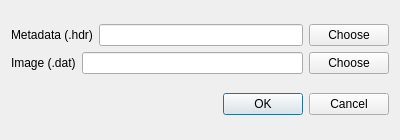
<?xml version="1.0" encoding="UTF-8"?>
<ui version="4.0">
 <class>OpenDialog</class>
 <widget class="QDialog" name="OpenDialog">
  <property name="geometry">
   <rect>
    <x>0</x>
    <y>0</y>
    <width>400</width>
    <height>140</height>
   </rect>
  </property>
  <property name="windowTitle">
   <string>Dialog</string>
  </property>
  <layout class="QVBoxLayout" name="verticalLayout_2">
   <item>
    <layout class="QVBoxLayout" name="verticalLayout">
     <item>
      <layout class="QHBoxLayout" name="horizontalLayout">
       <item>
        <widget class="QLabel" name="label_2">
         <property name="text">
          <string>Metadata (.hdr)</string>
         </property>
        </widget>
       </item>
       <item>
        <widget class="QLineEdit" name="lineEdit_2"/>
       </item>
       <item>
        <widget class="QPushButton" name="pushButton">
         <property name="text">
          <string>Choose</string>
         </property>
        </widget>
       </item>
      </layout>
     </item>
     <item>
      <layout class="QHBoxLayout" name="horizontalLayout_2">
       <item>
        <widget class="QLabel" name="label">
         <property name="text">
          <string>Image (.dat)</string>
         </property>
        </widget>
       </item>
       <item>
        <widget class="QLineEdit" name="lineEdit"/>
       </item>
       <item>
        <widget class="QPushButton" name="pushButton_2">
         <property name="text">
          <string>Choose</string>
         </property>
        </widget>
       </item>
      </layout>
     </item>
    </layout>
   </item>
   <item>
    <widget class="QDialogButtonBox" name="buttonBox">
     <property name="orientation">
      <enum>Qt::Horizontal</enum>
     </property>
     <property name="standardButtons">
      <set>QDialogButtonBox::Cancel|QDialogButtonBox::Ok</set>
     </property>
    </widget>
   </item>
  </layout>
 </widget>
 <resources/>
 <connections>
  <connection>
   <sender>buttonBox</sender>
   <signal>accepted()</signal>
   <receiver>OpenDialog</receiver>
   <slot>accept()</slot>
   <hints>
    <hint type="sourcelabel">
     <x>227</x>
     <y>122</y>
    </hint>
    <hint type="destinationlabel">
     <x>157</x>
     <y>139</y>
    </hint>
   </hints>
  </connection>
  <connection>
   <sender>buttonBox</sender>
   <signal>rejected()</signal>
   <receiver>OpenDialog</receiver>
   <slot>reject()</slot>
   <hints>
    <hint type="sourcelabel">
     <x>295</x>
     <y>128</y>
    </hint>
    <hint type="destinationlabel">
     <x>286</x>
     <y>139</y>
    </hint>
   </hints>
  </connection>
  <connection>
   <sender>pushButton</sender>
   <signal>clicked()</signal>
   <receiver>OpenDialog</receiver>
   <slot>openHdr()</slot>
   <hints>
    <hint type="sourcelabel">
     <x>341</x>
     <y>32</y>
    </hint>
    <hint type="destinationlabel">
     <x>290</x>
     <y>41</y>
    </hint>
   </hints>
  </connection>
  <connection>
   <sender>pushButton_2</sender>
   <signal>clicked()</signal>
   <receiver>OpenDialog</receiver>
   <slot>openDat()</slot>
   <hints>
    <hint type="sourcelabel">
     <x>356</x>
     <y>76</y>
    </hint>
    <hint type="destinationlabel">
     <x>358</x>
     <y>97</y>
    </hint>
   </hints>
  </connection>
 </connections>
 <slots>
  <slot>openHdr()</slot>
  <slot>openDat()</slot>
 </slots>
</ui>
